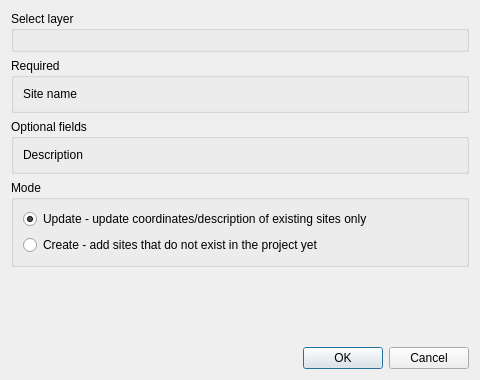
<?xml version="1.0" encoding="UTF-8"?>
<ui version="4.0">
 <class>ImportLayerDialog</class>
 <widget class="QDialog" name="ImportLayerDialog">
  <property name="geometry">
   <rect>
    <x>0</x>
    <y>0</y>
    <width>480</width>
    <height>380</height>
   </rect>
  </property>
  <property name="minimumSize">
   <size>
    <width>480</width>
    <height>380</height>
   </size>
  </property>
  <property name="windowTitle">
   <string>Create/Update sites</string>
  </property>
  <layout class="QVBoxLayout" name="verticalLayout_4">
   <item>
    <widget class="QGroupBox" name="groupBoxLayer">
     <property name="title">
      <string>Select layer</string>
     </property>
     <layout class="QVBoxLayout" name="verticalLayout_3">
      <item>
       <layout class="QHBoxLayout" name="horizontalLayoutLayer"/>
      </item>
     </layout>
    </widget>
   </item>
   <item>
    <widget class="QGroupBox" name="groupBoxRequired">
     <property name="title">
      <string>Required</string>
     </property>
     <layout class="QHBoxLayout" name="horizontalLayout">
      <item>
       <layout class="QVBoxLayout" name="verticalLayout">
        <item>
         <widget class="QLabel" name="label">
          <property name="text">
           <string>Site name</string>
          </property>
         </widget>
        </item>
       </layout>
      </item>
      <item>
       <layout class="QVBoxLayout" name="verticalLayoutRequired"/>
      </item>
     </layout>
    </widget>
   </item>
   <item>
    <widget class="QGroupBox" name="groupBoxOptional">
     <property name="title">
      <string>Optional fields</string>
     </property>
     <layout class="QHBoxLayout" name="horizontalLayout_2">
      <item>
       <layout class="QVBoxLayout" name="verticalLayout_5">
        <item>
         <widget class="QLabel" name="label_5">
          <property name="text">
           <string>Description</string>
          </property>
         </widget>
        </item>
       </layout>
      </item>
      <item>
       <layout class="QVBoxLayout" name="verticalLayoutOtional"/>
      </item>
     </layout>
    </widget>
   </item>
   <item>
    <widget class="QGroupBox" name="groupBoxMode">
     <property name="title">
      <string>Mode</string>
     </property>
     <layout class="QVBoxLayout" name="verticalLayout_6">
      <item>
       <widget class="QRadioButton" name="radioUpdate">
        <property name="text">
         <string>Update - update coordinates/description of existing sites only</string>
        </property>
        <property name="checked">
         <bool>true</bool>
        </property>
       </widget>
      </item>
      <item>
       <widget class="QRadioButton" name="radioCreate">
        <property name="text">
         <string>Create - add sites that do not exist in the project yet</string>
        </property>
       </widget>
      </item>
     </layout>
    </widget>
   </item>
   <item>
    <spacer name="verticalSpacer">
     <property name="orientation">
      <enum>Qt::Vertical</enum>
     </property>
     <property name="sizeHint" stdset="0">
      <size>
       <width>20</width>
       <height>40</height>
      </size>
     </property>
    </spacer>
   </item>
   <item>
    <widget class="QDialogButtonBox" name="buttonBox">
     <property name="orientation">
      <enum>Qt::Horizontal</enum>
     </property>
     <property name="standardButtons">
      <set>QDialogButtonBox::Cancel|QDialogButtonBox::Ok</set>
     </property>
    </widget>
   </item>
  </layout>
 </widget>
 <resources/>
 <connections>
  <connection>
   <sender>buttonBox</sender>
   <signal>accepted()</signal>
   <receiver>ImportLayerDialog</receiver>
   <slot>accept()</slot>
   <hints>
    <hint type="sourcelabel">
     <x>248</x>
     <y>254</y>
    </hint>
    <hint type="destinationlabel">
     <x>157</x>
     <y>274</y>
    </hint>
   </hints>
  </connection>
  <connection>
   <sender>buttonBox</sender>
   <signal>rejected()</signal>
   <receiver>ImportLayerDialog</receiver>
   <slot>reject()</slot>
   <hints>
    <hint type="sourcelabel">
     <x>316</x>
     <y>260</y>
    </hint>
    <hint type="destinationlabel">
     <x>286</x>
     <y>274</y>
    </hint>
   </hints>
  </connection>
 </connections>
</ui>
